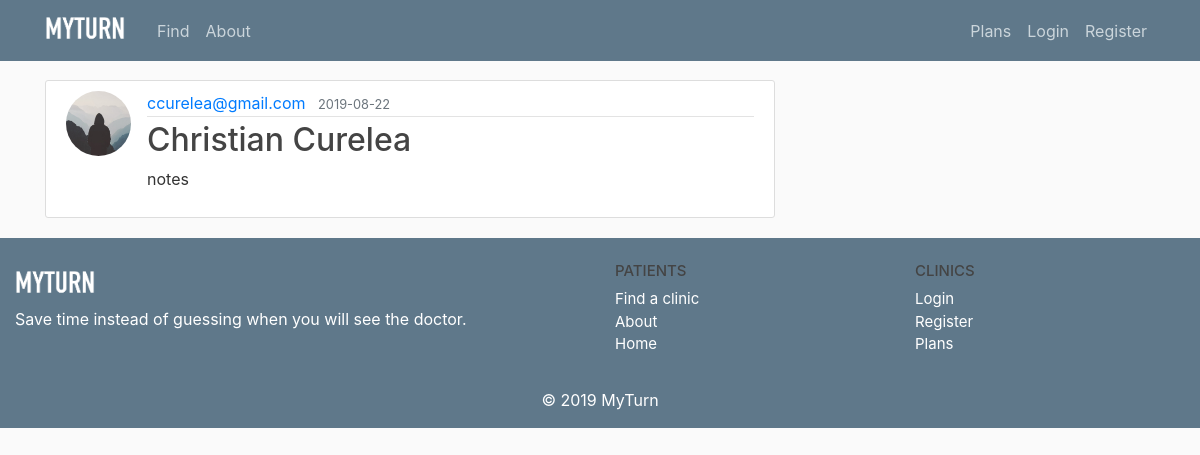
The page /post/17 on the database as committed earlier.
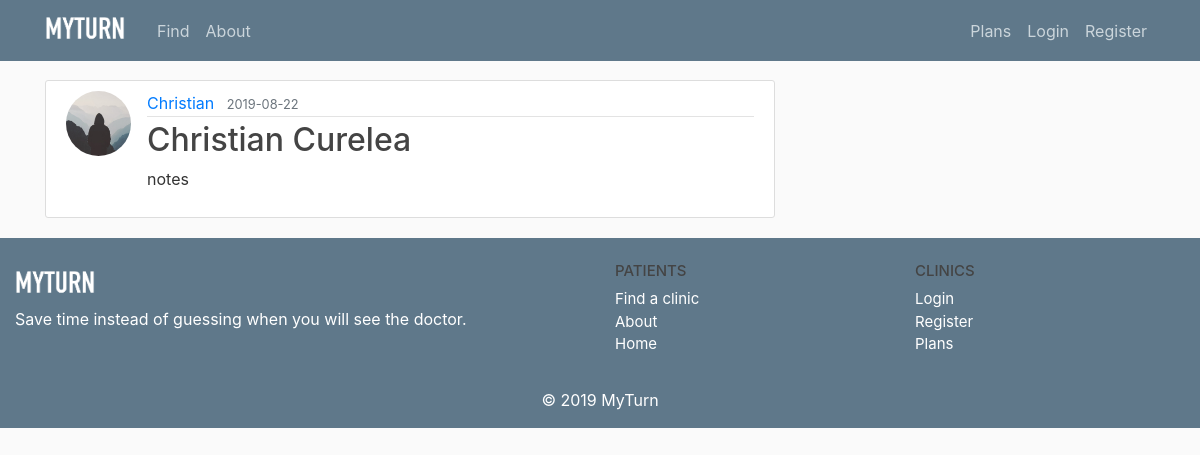
The same page on the database as committed later.
### flaskblog/models.py (models this page shows, shortened)
class User(db.Model, UserMixin):
    id = db.Column(db.Integer, primary_key=True)
    username = db.Column(db.String(20), unique=True, nullable=False)
    email = db.Column(db.String(120), unique=True, nullable=False)
    image_file = db.Column(db.String(20), nullable=False, default='default.jpg')
    password = db.Column(db.String(60), nullable=False)
    posts = db.relationship('Post', backref='author', lazy=True)

### flaskblog/posts/routes.py (the view)
@posts.route("/post/<int:post_id>")
def post(post_id):
    post = Post.query.get_or_404(post_id)
    return render_template('post.html', title=post.title, post=post)

### flaskblog/templates/post.html (shortened to what this page needs)
{% extends "layout.html" %}
{% block content %}
  <article class="media content-section">
    <img class="rounded-circle article-img" src="{{ url_for('static', filename='profile_pics/' + post.author.image_file) }}">
    <div class="media-body">
      <div class="article-metadata">
        <a class="mr-2" href="{{ url_for('users.user_posts', username=post.author.username) }}">{{ post.author.username }}</a>
        <small class="text-muted">{{ post.date_posted.strftime('%Y-%m-%d') }}</small>
      </div>
      <h2 class="article-title">{{ post.title }}</h2>
      <p class="article-content">{{ post.content }}</p>
    </div>
  </article>
{% endblock content %}

Rows that differ between the two databases and show on the page:
changed User: author.username "ccurelea@gmail.com" → "Christian"
